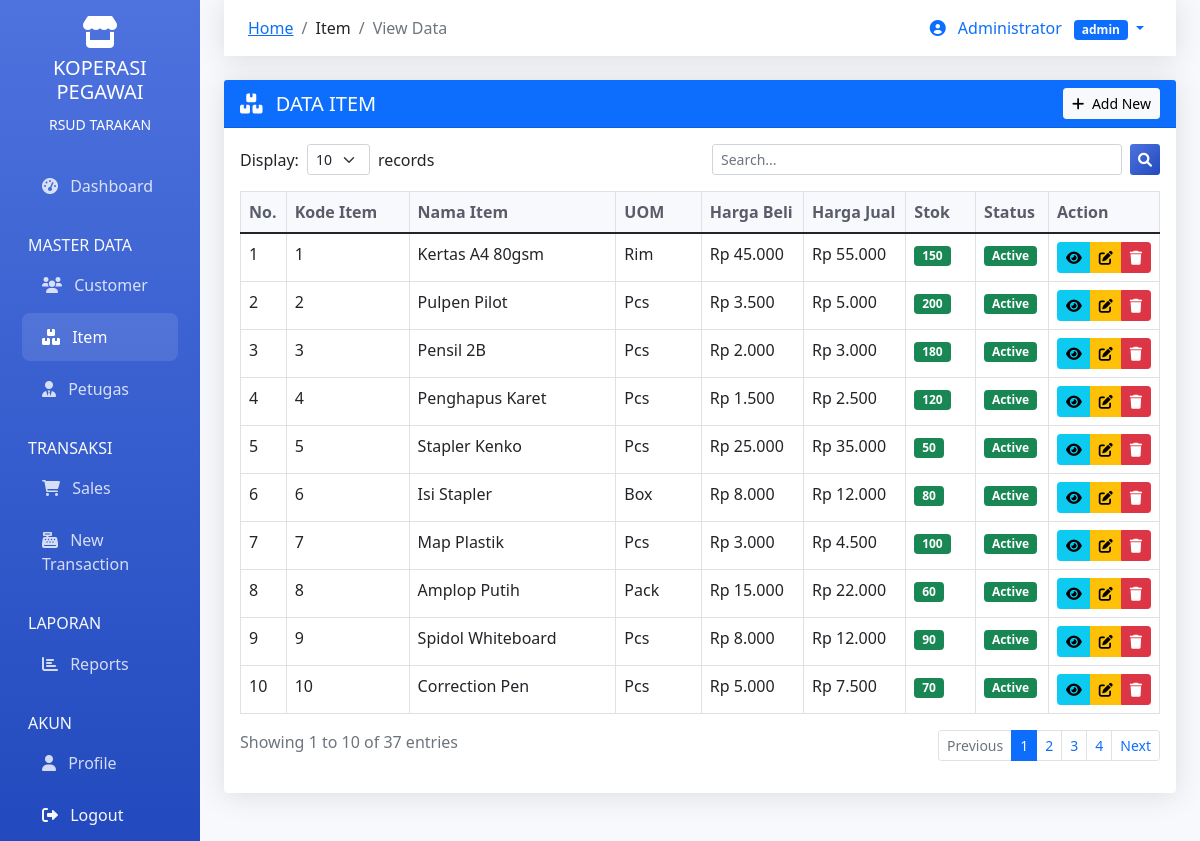
/modules/item/index.php (signed in), run on the app's committed database.
### tables this page shows
CREATE TABLE petugas (
    id_user INT PRIMARY KEY AUTO_INCREMENT,
    nama_user VARCHAR(100) NOT NULL,
    username VARCHAR(50) NOT NULL UNIQUE,
    password VARCHAR(255) NOT NULL,
    level INT NOT NULL,
    created_at TIMESTAMP DEFAULT CURRENT_TIMESTAMP,
    FOREIGN KEY (level) REFERENCES level(id_level)
);

CREATE TABLE level (
    id_level INT PRIMARY KEY AUTO_INCREMENT,
    level VARCHAR(50) NOT NULL UNIQUE
);

CREATE TABLE item (
    id_item INT PRIMARY KEY AUTO_INCREMENT,
    nama_item VARCHAR(100) NOT NULL,
    uom VARCHAR(20) NOT NULL,  
    harga_beli DECIMAL(15,2) NOT NULL,
    harga_jual DECIMAL(15,2) NOT NULL,
    stok INT DEFAULT 0,
    created_at TIMESTAMP DEFAULT CURRENT_TIMESTAMP
);

### modules/item/index.php (the view, shortened to what the rows shown need)
<?php
require_once __DIR__ . '/../../classes/Auth.php';
$auth = new Auth();
$auth->requireLogin();
$item = new Item();
$user = $auth->getCurrentUser();
$search = $_GET['search'] ?? '';
$page = $_GET['page'] ?? 1;
$perPage = 10;
if ($search) {
    $items = $item->searchItems($search);
    $totalItems = count($items);
    $totalPages = 1;
} else {
    $result = $item->paginate($page, $perPage);
    $items = $result['data'];
}
?>
<!DOCTYPE html>
<html lang="id">
<head>
    <link href="https://cdn.jsdelivr.net/npm/bootstrap@5.1.3/dist/css/bootstrap.min.css" rel="stylesheet">
    <link href="https://cdnjs.cloudflare.com/ajax/libs/font-awesome/6.0.0/css/all.min.css" rel="stylesheet">
</head>
<body>
    <div class="container-fluid">
        <div class="row">
            <main class="col-md-9 ms-sm-auto col-lg-10 px-md-4 main-content">
                <nav class="navbar navbar-expand-lg navbar-custom mb-4">
                    <div class="container-fluid">
                        <div class="collapse navbar-collapse" id="navbarNav">
                            <ul class="navbar-nav ms-auto">
                                <li class="nav-item dropdown">
                                    <a class="nav-link dropdown-toggle" href="#" id="navbarDropdown" role="button" data-bs-toggle="dropdown">
                                        <i class="fas fa-user-circle me-2"></i>
                                        <?= htmlspecialchars($user['nama_user']) ?>
                                        <span class="badge bg-primary ms-2"><?= htmlspecialchars($user['level_name']) ?></span>
                                    </a>
                                </li>
                            </ul>
                        </div>
                    </div>
                </nav>
                <div class="card">
                    <div class="card-body">
                        <div class="table-responsive">
                            <table class="table table-bordered table-hover">
                                <thead>
                                    <tr>
                                        <th width="5%">No.</th>
                                        <th width="15%">Kode Item</th>
                                        <th width="25%">Nama Item</th>
                                        <th width="10%">UOM</th>
                                        <th width="12%">Harga Beli</th>
                                        <th width="12%">Harga Jual</th>
                                        <th width="8%">Stok</th>
                                        <th width="8%">Status</th>
                                        <th width="10%">Action</th>
                                    </tr>
                                </thead>
                                <tbody>
                                    <?php if (empty($items)): ?>
                                    <tr>
                                        <td colspan="9" class="text-center">No data available</td>
                                    </tr>
                                    <?php else: ?>
                                    <?php foreach ($items as $index => $itm): ?>
                                    <?php
                                    $rowClass = '';
                                    ?>
                                    <tr class="<?= $rowClass ?>">
                                        <td><?= ($page - 1) * $perPage + $index + 1 ?></td>
                                        <td><?= htmlspecialchars($itm['id_item']) ?></td>
                                        <td><?= htmlspecialchars($itm['nama_item']) ?></td>
                                        <td><?= htmlspecialchars($itm['uom']) ?></td>
                                        <td>Rp <?= number_format($itm['harga_beli'], 0, ',', '.') ?></td>
                                        <td>Rp <?= number_format($itm['harga_jual'], 0, ',', '.') ?></td>
                                        <td>
                                            <span class="badge bg-<?= $itm['stok'] <= 2 ? 'danger' : ($itm['stok'] <= 5 ? 'warning' : 'success') ?>">
                                                <?= $itm['stok'] ?>
                                            </span>
                                        </td>
                                        <td>
                                            <span class="badge bg-success">Active</span>
                                        </td>
                                        <td>
                                            <div class="btn-group btn-group-sm">
                                                <a href="view.php?id=<?= $itm['id_item'] ?>"
                                                   class="btn btn-info btn-sm" title="View">
                                                    <i class="fas fa-eye"></i>
                                                </a>
                                                <a href="edit.php?id=<?= $itm['id_item'] ?>"
                                                   class="btn btn-warning btn-sm" title="Edit">
                                                    <i class="fas fa-edit"></i>
                                                </a>
                                                <button type="button" class="btn btn-danger btn-sm"
                                                        onclick="deleteItem(<?= $itm['id_item'] ?>)" title="Delete">
                                                    <i class="fas fa-trash"></i>
                                                </button>
                                            </div>
                                        </td>
                                    </tr>
                                    <?php endforeach; ?>
                                    <?php endif; ?>
                                </tbody>
                            </table>
                        </div>
                    </div>
                </div>
            </main>
        </div>
    </div>
</body>
</html>

### data on the page
petugas: nama_user "Administrator", level.level "admin"
item: index "1", id_item "1", nama_item "Kertas A4 80gsm", uom "Rim", harga_beli "45.000", harga_jual "55.000", stok "150"
item: index "2", id_item "2", nama_item "Pulpen Pilot", uom "Pcs", harga_beli "3.500", harga_jual "5.000", stok "200"
item: index "3", id_item "3", nama_item "Pensil 2B", uom "Pcs", harga_beli "2.000", harga_jual "3.000", stok "180"
item: index "4", id_item "4", nama_item "Penghapus Karet", uom "Pcs", harga_beli "1.500", harga_jual "2.500", stok "120"
item: index "5", id_item "5", nama_item "Stapler Kenko", uom "Pcs", harga_beli "25.000", harga_jual "35.000", stok "50"
item: index "6", id_item "6", nama_item "Isi Stapler", uom "Box", harga_beli "8.000", harga_jual "12.000", stok "80"
item: index "7", id_item "7", nama_item "Map Plastik", uom "Pcs", harga_beli "3.000", harga_jual "4.500", stok "100"
item: index "8", id_item "8", nama_item "Amplop Putih", uom "Pack", harga_beli "15.000", harga_jual "22.000", stok "60"
item: index "9", id_item "9", nama_item "Spidol Whiteboard", uom "Pcs", harga_beli "8.000", harga_jual "12.000", stok "90"
item: index "10", id_item "10", nama_item "Correction Pen", uom "Pcs", harga_beli "5.000", harga_jual "7.500", stok "70"

### other printed values
min($page * $perPage, $totalItems) "10"
$totalItems "37"
